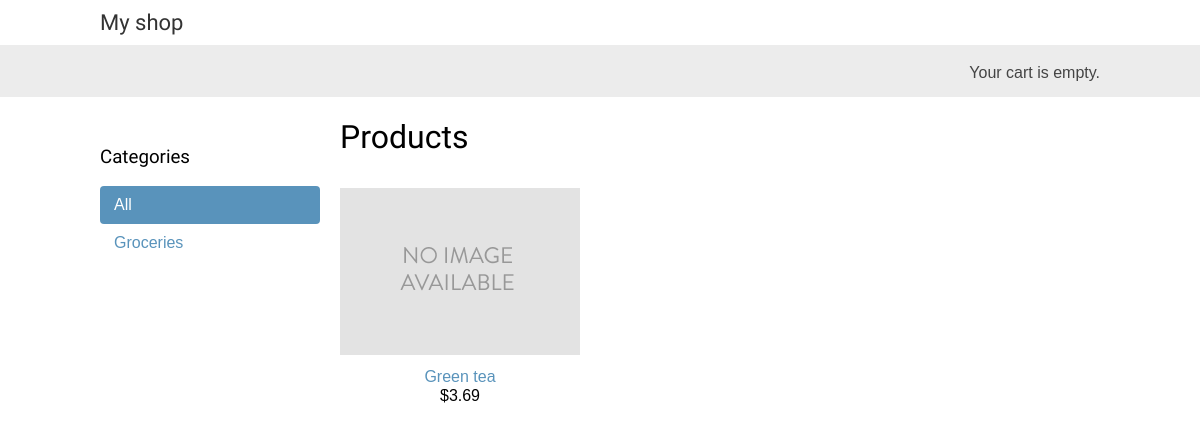
The app's page /, older data.
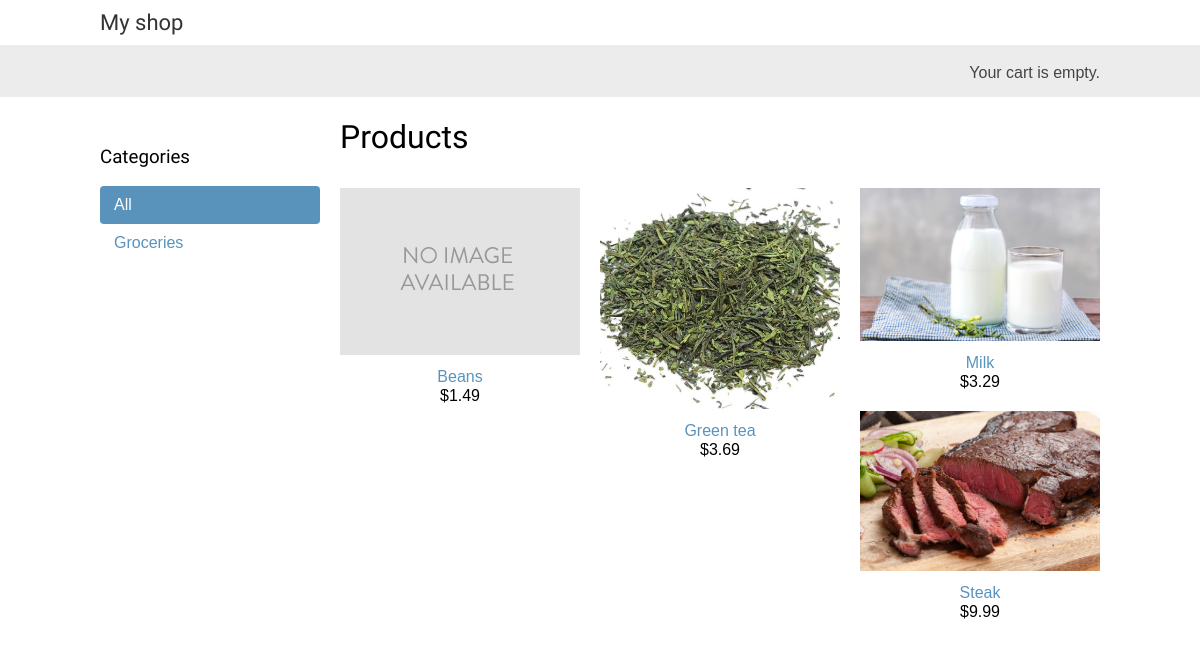
The same page, newer data.
### shop/models.py (models this page shows, shortened)
class Category(models.Model):
    name = models.CharField(max_length=200, db_index=True)
    slug = models.SlugField(max_length=200, unique=True)
    class Meta:
        ordering = ('name',)
        verbose_name = 'category'
        verbose_name_plural = 'categories'
    def get_absolute_url(self):
        return reverse("shop:product_list_by_category", args=[self.slug])

class Product(models.Model):
    category = models.ForeignKey(Category,
        related_name='products',
        on_delete=models.CASCADE)
    name = models.CharField(max_length=50)
    slug = models.SlugField(max_length=200, unique=True)
    image = models.ImageField(upload_to='products/%Y/%m/%d', blank=True)
    description = models.TextField(blank=True)
    price = models.DecimalField(max_digits=10, decimal_places=2)
    available = models.BooleanField(default=True)
    created = models.DateTimeField(auto_now_add=True)
    updated = models.DateTimeField(auto_now=True)
    class Meta:
        ordering = ('name',)
        index_together = (('id', 'slug'),)
    def get_absolute_url(self):
        return reverse('shop:product_detail', args=[self.id, self.slug])

### shop/views.py (the view)
# urls.py: path('', views.product_list, name='product_list'),
def product_list(request, category_slug=None):
    category = None
    categories = Category.objects.all()
    products = Product.objects.filter(available=True)
    if category_slug:
        category = get_object_or_404(Category, slug=category_slug)
        products = products.filter(category=category)
    return render(request,
                  'shop/product/list.html',
                  {'category': category,
                   'categories': categories,
                   'products': products})

### cart/cart.py (called while the page is built)
    def __len__(self):
        return sum(item['quantity'] for item in self.cart.values())

### cart/context_processors.py (called while the page is built)
def cart(request):
    return {'cart': Cart(request)}

### shop/templates/shop/product/list.html (shortened to what this page needs)
{% extends "shop/base.html" %}
{% load static %}
{% block content %}
  <div id="sidebar">
    <h3>Categories</h3>
    <ul>
      <li {% if not category %}class="selected"{% endif %}>
        <a href="{% url "shop:product_list" %}">All</a>
      </li>
      {% for c in categories %}
        <li {% if category.slug == c.slug %}class="selected"{% endif %}>
          <a href="{{ c.get_absolute_url }}">{{ c.name }}</a>
        </li>
      {% endfor %}
    </ul>
  </div>
  <div id="main" class="product-list">
    <h1>{% if category %}{{ category.name }}{% else %}Products{% endif %}</h1>
    {% for product in products %}
      <div class="item">
        <a href="{{ product.get_absolute_url }}">
          <img src="{% if product.image %}{{ product.image.url }}{% else %}{% static "img/no_image.png" %}{% endif %}">
        </a>
        <a href="{{ product.get_absolute_url }}">{{ product.name }}</a><br>
        ${{ product.price }}
      </div>
    {% endfor %}
  </div>
{% endblock %}

### shop/templates/shop/base.html (shortened to what this page needs)
{% load static %}
<!DOCTYPE html>
<html lang="en">
<head>
  <link rel="stylesheet" href="{% static "css/base.css" %}">
</head>
<body>
  <div id="header">
    <a href="/" class="logo">My shop</a>
  </div>
  <div id="subheader">
    <div class="cart">
      {% with total_items=cart|length %}
        {% if cart|length > 0 %}
          Your cart:
          <a href="{% url "cart:cart_detail" %}">
            {{ total_items }} item{{ total_items|pluralize }}
            ${{ cart.get_total_price }}
          </a>
        {% else %}
          Your cart is empty.
        {% endif %}
      {% endwith %}
    </div>
  </div>
  <div id="content">
    {% block content %}
    {% endblock content %}
  </div>
</body>
</html>

### shop/static/css/base.css (style rules this page uses)
body { margin:0; padding:0; font-family:helvetica, sans-serif; }
h1, h2, h3, h4, h5 , h6 { font-family: 'Ubuntu', sans-serif; font-weight:normal; }
a { text-decoration:none; color:#5993bb; }
#header { padding:10px 100px; font-size:18px; overflow:auto; }
#subheader { background:#ececec; color:#444; padding:15px 100px; overflow:auto; }
#header .logo { font-family: 'Ubuntu', sans-serif; float:left; color:#333; font-size:22px; margin-right:10%; }
#subheader .cart { float:right; padding-top:4px; }
#content { padding:0 100px; overflow:hidden; }
#sidebar { width:220px; padding:30px 20px 0 0; float:left; }
#sidebar ul { margin:0; padding:0; }
#sidebar ul li { margin:0; list-style:none; padding:10px 14px; }
#sidebar ul li a { display:block; }
#sidebar ul li.selected { background:#5993bb; border-radius:4px; }
#sidebar ul li.selected a { color:#fff; }
#main { float:left; width: 96%; margin-right:-220px; overflow:hidden; }
.product-list .item { width:25%; padding:10px 20px 10px 0; float:left; text-align:center; line-height:1.2; }
.product-list .item img { width:100%; margin-bottom:8px; }

Row changes from the older to the newer data that the page shows:
added Product: name "Beans", price "1.49"
changed Product "Green tea": image: picture added in place of a placeholder
added Product: image (picture), name "Milk", price "3.29"
added Product: image (picture), name "Steak", price "9.99"
